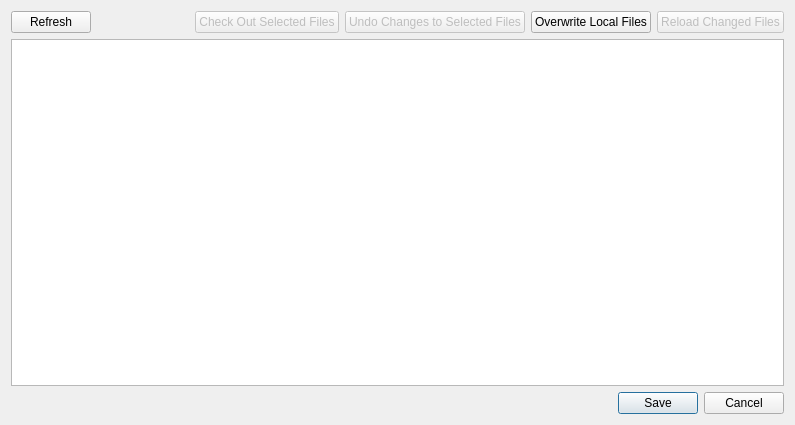
<?xml version="1.0" encoding="UTF-8"?>
<ui version="4.0">
 <class>MannFileManager</class>
 <widget class="QDialog" name="MannFileManager">
  <property name="geometry">
   <rect>
    <x>0</x>
    <y>0</y>
    <width>795</width>
    <height>425</height>
   </rect>
  </property>
  <property name="windowTitle">
   <string>Save Changes</string>
  </property>
  <layout class="QVBoxLayout" name="verticalLayout">
   <item>
    <layout class="QHBoxLayout" name="horizontalLayout">
     <item>
      <widget class="QPushButton" name="REFRESH">
       <property name="text">
        <string>Refresh</string>
       </property>
      </widget>
     </item>
     <item>
      <spacer name="horizontalSpacer">
       <property name="orientation">
        <enum>Qt::Horizontal</enum>
       </property>
       <property name="sizeHint" stdset="0">
        <size>
         <width>40</width>
         <height>20</height>
        </size>
       </property>
      </spacer>
     </item>
     <item>
      <widget class="QPushButton" name="CHECK_OUT">
       <property name="enabled">
        <bool>false</bool>
       </property>
       <property name="text">
        <string>Check Out Selected Files</string>
       </property>
      </widget>
     </item>
     <item>
      <widget class="QPushButton" name="UNDO">
       <property name="enabled">
        <bool>false</bool>
       </property>
       <property name="text">
        <string>Undo Changes to Selected Files</string>
       </property>
      </widget>
     </item>
     <item>
      <widget class="QPushButton" name="SAVE">
       <property name="text">
        <string>Overwrite Local Files</string>
       </property>
      </widget>
     </item>
     <item>
      <widget class="QPushButton" name="RELOAD_ALL">
       <property name="enabled">
        <bool>false</bool>
       </property>
       <property name="text">
        <string>Reload Changed Files</string>
       </property>
      </widget>
     </item>
    </layout>
   </item>
   <item>
    <widget class="ColumnGroupTreeView" name="m_wndReport"/>
   </item>
   <item>
    <widget class="QDialogButtonBox" name="buttonBox">
     <property name="standardButtons">
      <set>QDialogButtonBox::Cancel|QDialogButtonBox::Save</set>
     </property>
    </widget>
   </item>
  </layout>
 </widget>
 <customwidgets>
  <customwidget>
   <class>ColumnGroupTreeView</class>
   <extends>QTreeView</extends>
   <header>Util/ColumnGroupTreeView.h</header>
  </customwidget>
 </customwidgets>
 <resources/>
 <connections/>
</ui>
